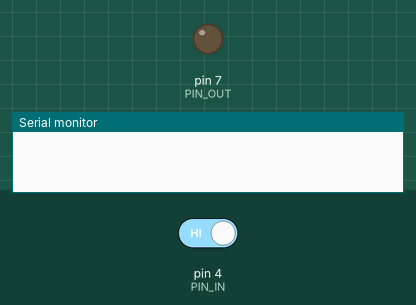
Simulated run of this sketch. Board: Arduino Uno, built with avr-gcc and run on an emulated ATmega328P. Shown: output pins drawn as LEDs (lit = HIGH), the last lines printed to the serial monitor. The inputs (shaded band) are chosen by the test bench; at power-on: pin 4 (PIN_IN) HIGH. Random numbers use the default seed unless the sketch sets one; the audio player accepts every command and is not drawn.

Above: at 1.8 s.
1.9 s: pin 4 (PIN_IN) driven LOW
At 2.4 s:
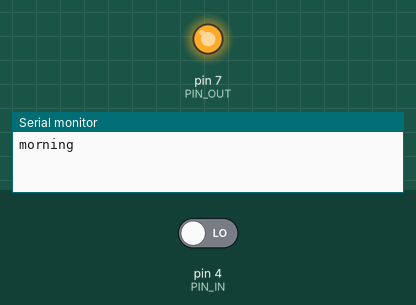
Timing chart, 0 to 4.9 s (numbered marks = the images above; inputs shaded):
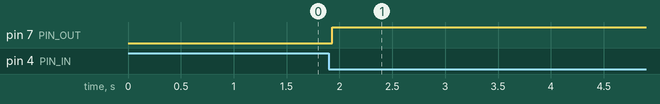

Measured:
- after the input at 1.9 s, pin 7 (PIN_OUT): LOW → HIGH at once

The sketch:

Rubybot.ino
```cpp
#include <SoftwareSerial.h>
#include <DFRobotDFPlayerMini.h>

const int PIN_IN = 4;
const int PIN_OUT = 7; //ソーラー電池の電圧が1~1.5vらしいので、よくわからないけどanalogWriteを使うためPWMの使えるピンを指定したほうがいいのかも。ただ電流だけ大きくならないように330Ω抵抗つけると5Vでも大丈夫だったのでそのまま
bool awake = false; //ルビィちゃんが（自分が）起きているかどうか

SoftwareSerial mySoftwareSerial(10,11); //RX, TX　データの送受信用
DFRobotDFPlayerMini myDFPlayer;

void changeVoltage(int pin); //pin番の電位をHIGHにしてちょっとしたらLOWにする関数、詳細は後述


void setup() {
  // put your setup code here, to run once:

  //ピンの設定
  pinMode(PIN_IN, INPUT);
  pinMode(PIN_OUT, OUTPUT);

  //シリアル通信に関する設定
  Serial.begin(9600); //通信速度
  Serial.setTimeout(100); //タイムアウトまでの時間

  //mp3再生に必要なものをセットアップ（ほぼコピペ）
  mySoftwareSerial.begin(9600);
  if(!myDFPlayer.begin(mySoftwareSerial)){
    Serial.write("player error");
  }
  delay(100); //設定待ち時間は仮置き
  myDFPlayer.volume(10); //音量は0~30
}

void loop() {
  // put your main code here, to run repeatedly:
  int value = digitalRead(PIN_IN);

  //ボタンを押すとルビィちゃんがしゃべる。最初の一度だけ「おはよう」仕様（おはようボイス再生、"morning"を送信）
  if(value == 0){
    if(awake){
      myDFPlayer.play(random(3, 9)); //汎用ボイスを再生する、再生し始めたらすぐ次の行へ飛ぶ
    }else{
      awake = true;
      Serial.write("morning");
      myDFPlayer.play(1); // 1番目のmp3（おはようボイス）
    }

    changeVoltage(PIN_OUT); //ルビィちゃんを動かす（LEDとかでもいい）
  }

  //シリアルポートから文字列が送られてきた場合は通知する
  if(Serial.available() > 0){
    String words = Serial.readString(); //タイムアウト（0.1秒）するまで文字列を読み込む
    words.trim(); //最初と最後の改行文字、空白文字を削除

    if(!awake){ //寝てるときは実行しない
      return;
    }

    if(words == "reply"){
      myDFPlayer.play(random(3, 9)); //汎用ボイス
    }else if(words == "sleep"){ //awakeをfalseにして寝た状態へ
      awake = false;
      myDFPlayer.play(2); //おやすみボイス
    }

    changeVoltage(PIN_OUT); //ルビィちゃんを動かす
  }
}

void changeVoltage(int pin){ //pinの電位を変える関数
  digitalWrite(pin, HIGH);
  delay(8*1000);
  digitalWrite(pin, LOW);
}
```
